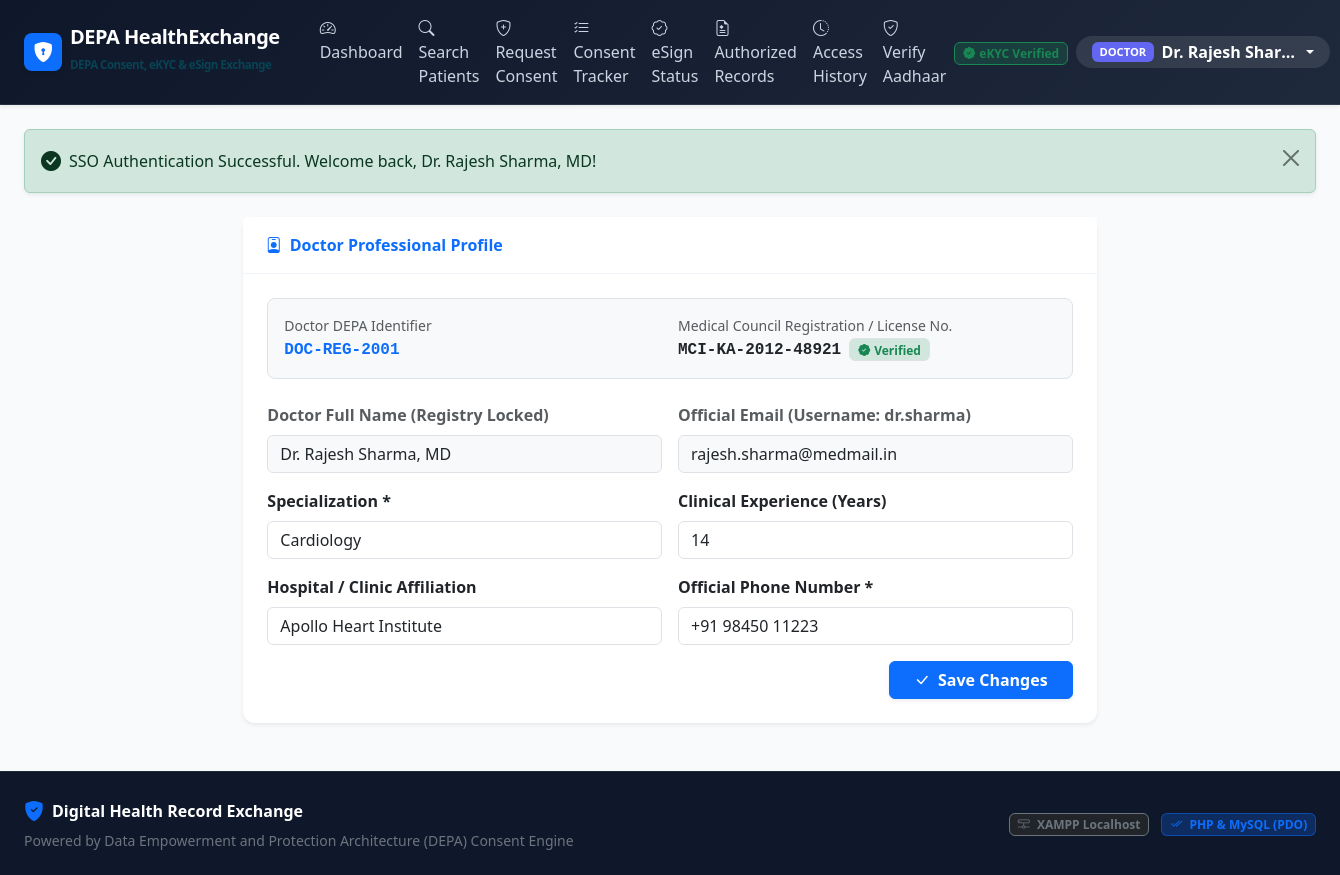
Page /doctor/profile.php (signed in) on the committed database.
### tables this page shows
CREATE TABLE `doctors` (
    `id` INT AUTO_INCREMENT PRIMARY KEY,
    `user_id` INT NOT NULL UNIQUE,
    `doctor_uid` VARCHAR(50) NOT NULL UNIQUE COMMENT 'DEPA Doctor ID (e.g. DOC-REG-2001)',
    `full_name` VARCHAR(100) NOT NULL,
    `specialization` VARCHAR(100) NOT NULL,
    `license_number` VARCHAR(50) NOT NULL UNIQUE,
    `hospital_affiliation` VARCHAR(150) NULL,
    `phone` VARCHAR(20) NOT NULL,
    `experience_years` INT DEFAULT 0,
    `created_at` TIMESTAMP DEFAULT CURRENT_TIMESTAMP,
    CONSTRAINT `fk_doctors_user` FOREIGN KEY (`user_id`) REFERENCES `users` (`id`) ON DELETE CASCADE,
    INDEX `idx_doctor_uid` (`doctor_uid`),
    INDEX `idx_specialization` (`specialization`)
);

CREATE TABLE `users` (
    `id` INT AUTO_INCREMENT PRIMARY KEY,
    `username` VARCHAR(50) NOT NULL UNIQUE,
    `email` VARCHAR(100) NOT NULL UNIQUE,
    `password_hash` VARCHAR(255) NOT NULL,
    `role` ENUM('admin', 'doctor', 'hospital', 'patient') NOT NULL,
    `status` ENUM('active', 'inactive') NOT NULL DEFAULT 'active',
    `ekyc_status` ENUM('Pending', 'Verified', 'Failed') NOT NULL DEFAULT 'Pending',
    `created_at` TIMESTAMP DEFAULT CURRENT_TIMESTAMP,
    `updated_at` TIMESTAMP DEFAULT CURRENT_TIMESTAMP ON UPDATE CURRENT_TIMESTAMP,
    INDEX `idx_role` (`role`),
    INDEX `idx_status` (`status`),
    INDEX `idx_ekyc` (`ekyc_status`)
);

### doctor/profile.php (the view, shortened to what this page needs)
<?php
$pdo = get_db_connection();
$userId = get_logged_user_id();
$stmt = $pdo->prepare("SELECT d.*, u.email, u.username FROM `doctors` d JOIN `users` u ON d.user_id = u.id WHERE d.user_id = ?");
$stmt->execute([$userId]);
$doctor = $stmt->fetch();
require_once ROOT_DIR . 'includes/header.php';
?>
<div class="row justify-content-center">
    <div class="col-lg-8">
        <div class="card card-custom shadow-sm border-0 mb-4">
            <div class="card-header bg-white py-3">
                <span class="fw-bold text-primary"><i class="bi bi-person-badge me-2"></i>Doctor Professional Profile</span>
            </div>
            <div class="card-body p-4">
                <div class="p-3 bg-light rounded-3 border mb-4">
                    <div class="row g-3">
                        <div class="col-sm-6">
                            <small class="text-muted d-block">Doctor DEPA Identifier</small>
                            <span class="font-monospace fw-bold text-primary"><?= e($doctor['doctor_uid']) ?></span>
                        </div>
                        <div class="col-sm-6">
                            <small class="text-muted d-block">Medical Council Registration / License No.</small>
                            <span class="font-monospace fw-bold text-dark"><?= e($doctor['license_number']) ?></span>
                            <span class="badge bg-success-subtle text-success border ms-1"><i class="bi bi-patch-check-fill me-1"></i>Verified</span>
                        </div>
                    </div>
                </div>
                <form method="POST" action="">
                    <div class="row g-3 mb-3">
                        <div class="col-md-6">
                            <label class="form-label fw-semibold text-muted">Doctor Full Name (Registry Locked)</label>
                            <input type="text" class="form-control bg-light" value="<?= e($doctor['full_name']) ?>" readonly>
                        </div>
                        <div class="col-md-6">
                            <label class="form-label fw-semibold text-muted">Official Email (Username: <?= e($doctor['username']) ?>)</label>
                            <input type="email" class="form-control bg-light" value="<?= e($doctor['email']) ?>" readonly>
                        </div>
                        <div class="col-md-6">
                            <label class="form-label fw-semibold">Specialization *</label>
                            <input type="text" name="specialization" class="form-control" required value="<?= e($doctor['specialization']) ?>">
                        </div>
                        <div class="col-md-6">
                            <label class="form-label fw-semibold">Clinical Experience (Years)</label>
                            <input type="number" name="experience_years" class="form-control" min="0" value="<?= (int)$doctor['experience_years'] ?>">
                        </div>
                        <div class="col-md-6">
                            <label class="form-label fw-semibold">Hospital / Clinic Affiliation</label>
                            <input type="text" name="hospital_affiliation" class="form-control" value="<?= e($doctor['hospital_affiliation']) ?>">
                        </div>
                        <div class="col-md-6">
                            <label class="form-label fw-semibold">Official Phone Number *</label>
                            <input type="tel" name="phone" class="form-control" required value="<?= e($doctor['phone']) ?>">
                        </div>
                    </div>
                    <div class="d-flex justify-content-end">
                        <button type="submit" class="btn btn-primary px-4 fw-semibold shadow-sm">
                            <i class="bi bi-check-lg me-1"></i> Save Changes
                        </button>
                    </div>
                </form>
            </div>
        </div>
    </div>
</div>
<?php require_once ROOT_DIR . 'includes/footer.php'; ?>

### assets/css/style.css (style rules this page uses)
:root { --primary-color: #0d6efd; --primary-dark: #0a58ca; --primary-light: #e7f1ff; --secondary-color: #475569; --success-color: #10b981; --success-light: #d1fae5; --warning-color: #f59e0b; --warning-light: #fef3c7; --danger-color: #ef4444; --danger-light: #fee2e2; --depa-blue: #0284c7; --depa-cyan: #06b6d4; --depa-purple: #7c3aed; --bg-body: #f8fafc; --card-shadow: 0 4px 6px -1px rgba(0, 0, 0, 0.07), 0 2px 4px -2px rgba(0, 0, 0, 0.05); --card-shadow-hover: 0 10px 15px -3px rgba(0, 0, 0, 0.08), 0 4px 6px -4px rgba(0, 0, 0, 0.04); }
body { background-color: var(--bg-body); font-family: 'Segoe UI', system-ui, -apple-system, BlinkMacSystemFont, Roboto, sans-serif; color: #1e293b; min-height: 100vh; display: flex; flex-direction: column; }
.card-custom { background: #ffffff; border: 1px solid #e2e8f0; border-radius: 12px; box-shadow: var(--card-shadow); }
.card-custom .card-header { background-color: transparent; border-bottom: 1px solid #f1f5f9; padding: 1.1rem 1.4rem; font-weight: 600; }

### rows in the picture
doctors: doctor_uid "DOC-REG-2001", license_number "MCI-KA-2012-48921", full_name "Dr. Rajesh Sharma, MD", user.username "dr.sharma", user.email "rajesh.sharma@medmail.in", specialization "Cardiology", experience_years "14", hospital_affiliation "Apollo Heart Institute", phone "+91 98450 11223"

### other values in the picture
APP_SHORT_NAME "DEPA HealthExchange"
$userRole "DOCTOR"
$userName "Dr. Rajesh Shar…"
$flash['message'] "SSO Authentication Successful. Welcome back, Dr. Rajesh Sharma, MD!"
APP_NAME "Digital Health Record Exchange"
